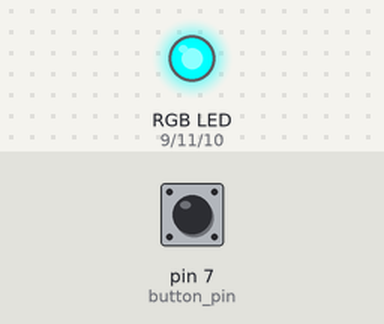
Bench run of a sketch on a simulated Arduino Uno, built with avr-gcc and run on an emulated ATmega328P. On the bench: an RGB LED mixed from three pins (HIGH = lit). Dashed ring = blinking. The test bench sets the inputs (shaded band); at power-on: pin 7 (button_pin) LOW.

Above: at 1.2 s.
1.3 s: pin 7 (button_pin) pulled HIGH for 1 s
At 1.6 s:
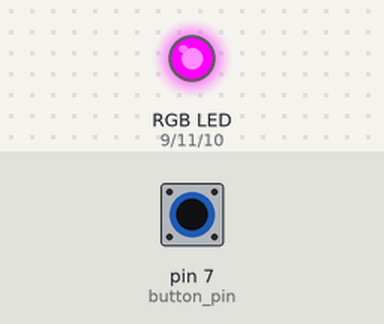
3.8 s: pin 7 (button_pin) pulled HIGH for 3.2 s
At 7.6 s:
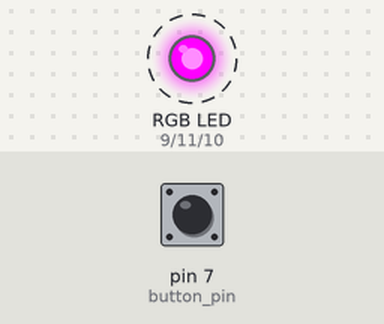
8.5 s: pin 7 (button_pin) pulled HIGH for 0.15 s
At 10.1 s:
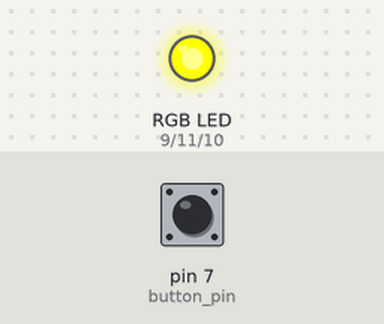
Timing chart, 0 to 11.6 s (numbered marks = the images above; inputs shaded):
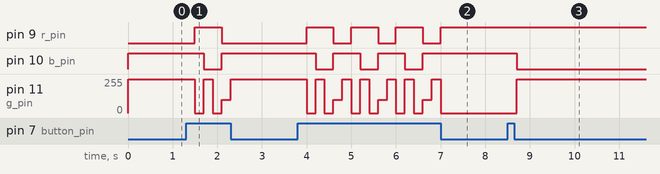

The sketch:

rgb_button.ino
```cpp
// (licence header left out)
// set rgb led & button pins on the microcontroller
int r_pin = 9;
int g_pin = 11;
int b_pin = 10;
int button_pin = 7;

// set start color (in this case it will be red)
int r_val = 0;
int g_val = 255;
int b_val = 255;

// set default runmode and buttonstate
int runmode = 0;
int buttonstate = 0;

void setup() {

  // define that rgb pins will be used as output & button as input
  pinMode(r_pin, OUTPUT);
  pinMode(g_pin, OUTPUT);
  pinMode(b_pin, OUTPUT);
  pinMode(button_pin, INPUT);

  Serial.begin(9600);
}

void loop() {

  // get current button state
  buttonstate = digitalRead(button_pin);

  // change runmode with each button press & reset if its higher that our available modes
  if (buttonstate == HIGH) {
   if (runmode < 4) {
     runmode++;
   } else {
     runmode = 0;
   }
   delay(200);
  }

  // set the color for each mode
  if (runmode == 0){
    // red
    digitalWrite(r_pin, LOW);
    digitalWrite(g_pin, HIGH);
    digitalWrite(b_pin, HIGH);
  }else if(runmode == 1) {
    // green
    digitalWrite(r_pin, HIGH);
    digitalWrite(g_pin, LOW);
    digitalWrite(b_pin, HIGH);
  }else if(runmode == 2) {
    // blue
    digitalWrite(r_pin, HIGH);
    digitalWrite(g_pin, HIGH);
    digitalWrite(b_pin, LOW);
  }else if(runmode == 3) {
    // lightblue
    digitalWrite(r_pin, HIGH);
    digitalWrite(g_pin, LOW);
    digitalWrite(b_pin, LOW);
  }else if(runmode == 4) {
    // orange
    analogWrite(r_pin, 0);
    analogWrite(g_pin, 100);
    analogWrite(b_pin, 255);
  }
}
```

Measured:
- after the input at 1.3 s, pin 9 (r_pin): LOW → HIGH after 0.20 s, → LOW 0.60 s later; pin 10 (b_pin): HIGH → LOW after 0.40 s, → HIGH 0.40 s later; pin 11 (g_pin): 255/255 → 0/255 after 0.20 s, → 255/255 0.20 s later, → 0/255 0.20 s later, → 100/255 0.20 s later, … (5 changes in this stretch)
- after the input at 3.8 s, pin 9 (r_pin): alternates HIGH for 0.60 s and LOW for 0.40 s, 7 changes in all, then stays HIGH, starting after 0.20 s; pin 10 (b_pin): alternates HIGH for 0.60 s and LOW for 0.40 s, 6 changes in all, then stays HIGH, starting after 0.40 s
- after the input at 8.5 s, pin 10 (b_pin): HIGH → LOW after 0.20 s; pin 11 (g_pin): 0/255 → 255/255 after 0.20 s
